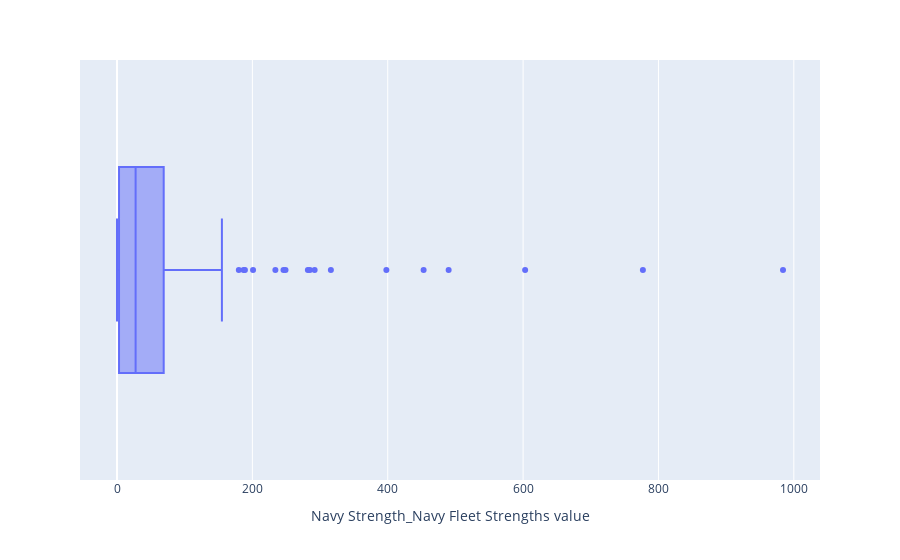

This figure's notebook cell:
### Code cell
fig = px.box(value_df, 
             x = value_df["Navy Strength_Navy Fleet Strengths value"],
             hover_name=value_df["country"])
fig.show()

### Figure 1 — Plotly figure (JSON) as saved in the notebook; plotly's stock layout.template omitted (floating-point values rounded to 4 significant figures; data arrays with more than 128 entries replaced by an {"elided": "..."} marker saying what was removed)
{"data": [{"alignmentgroup": "True", "hovertemplate": "<b>%{hovertext}</b><br><br>Navy Strength_Navy Fleet Strengths value=%{x}<extra></extra>", "hovertext": {"elided": "138 str values"}, "legendgroup": "", "marker": {"color": "#636efa"}, "name": "", "notched": false, "offsetgroup": "", "orientation": "h", "showlegend": false, "type": "box", "x": {"elided": "138 int values"}, "x0": " ", "xaxis": "x", "y0": " ", "yaxis": "y"}], "layout": {"boxmode": "group", "legend": {"tracegroupgap": 0}, "margin": {"t": 60}, "xaxis": {"anchor": "y", "domain": [0, 1], "title": {"text": "Navy Strength_Navy Fleet Strengths value"}}, "yaxis": {"anchor": "x", "domain": [0, 1]}}}
